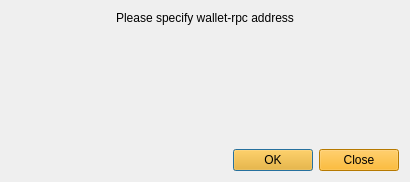
<?xml version="1.0" encoding="UTF-8"?>
<ui version="4.0">
 <class>ConnectSelectionDialog</class>
 <widget class="QDialog" name="ConnectSelectionDialog">
  <property name="geometry">
   <rect>
    <x>0</x>
    <y>0</y>
    <width>410</width>
    <height>182</height>
   </rect>
  </property>
  <property name="windowTitle">
   <string>Dialog</string>
  </property>
  <layout class="QVBoxLayout" name="verticalLayout">
   <item>
    <widget class="QLabel" name="label">
     <property name="sizePolicy">
      <sizepolicy hsizetype="Preferred" vsizetype="Fixed">
       <horstretch>0</horstretch>
       <verstretch>0</verstretch>
      </sizepolicy>
     </property>
     <property name="text">
      <string>Please specify wallet-rpc address</string>
     </property>
     <property name="alignment">
      <set>Qt::AlignCenter</set>
     </property>
    </widget>
   </item>
   <item>
    <widget class="WalletGUI::ConnectionOptionsFrame" name="m_connectionOptionsFrame" native="true"/>
   </item>
   <item>
    <widget class="QDialogButtonBox" name="buttonBox">
     <property name="styleSheet">
      <string notr="true">background-color: rgb(255, 170, 0);</string>
     </property>
     <property name="orientation">
      <enum>Qt::Horizontal</enum>
     </property>
     <property name="standardButtons">
      <set>QDialogButtonBox::Close|QDialogButtonBox::Ok</set>
     </property>
    </widget>
   </item>
  </layout>
 </widget>
 <customwidgets>
  <customwidget>
   <class>WalletGUI::ConnectionOptionsFrame</class>
   <extends>QWidget</extends>
   <header>connectionoptionsframe.h</header>
   <container>1</container>
  </customwidget>
 </customwidgets>
 <resources/>
 <connections>
  <connection>
   <sender>buttonBox</sender>
   <signal>accepted()</signal>
   <receiver>ConnectSelectionDialog</receiver>
   <slot>accept()</slot>
   <hints>
    <hint type="sourcelabel">
     <x>248</x>
     <y>254</y>
    </hint>
    <hint type="destinationlabel">
     <x>157</x>
     <y>274</y>
    </hint>
   </hints>
  </connection>
  <connection>
   <sender>buttonBox</sender>
   <signal>rejected()</signal>
   <receiver>ConnectSelectionDialog</receiver>
   <slot>reject()</slot>
   <hints>
    <hint type="sourcelabel">
     <x>316</x>
     <y>260</y>
    </hint>
    <hint type="destinationlabel">
     <x>286</x>
     <y>274</y>
    </hint>
   </hints>
  </connection>
 </connections>
</ui>
